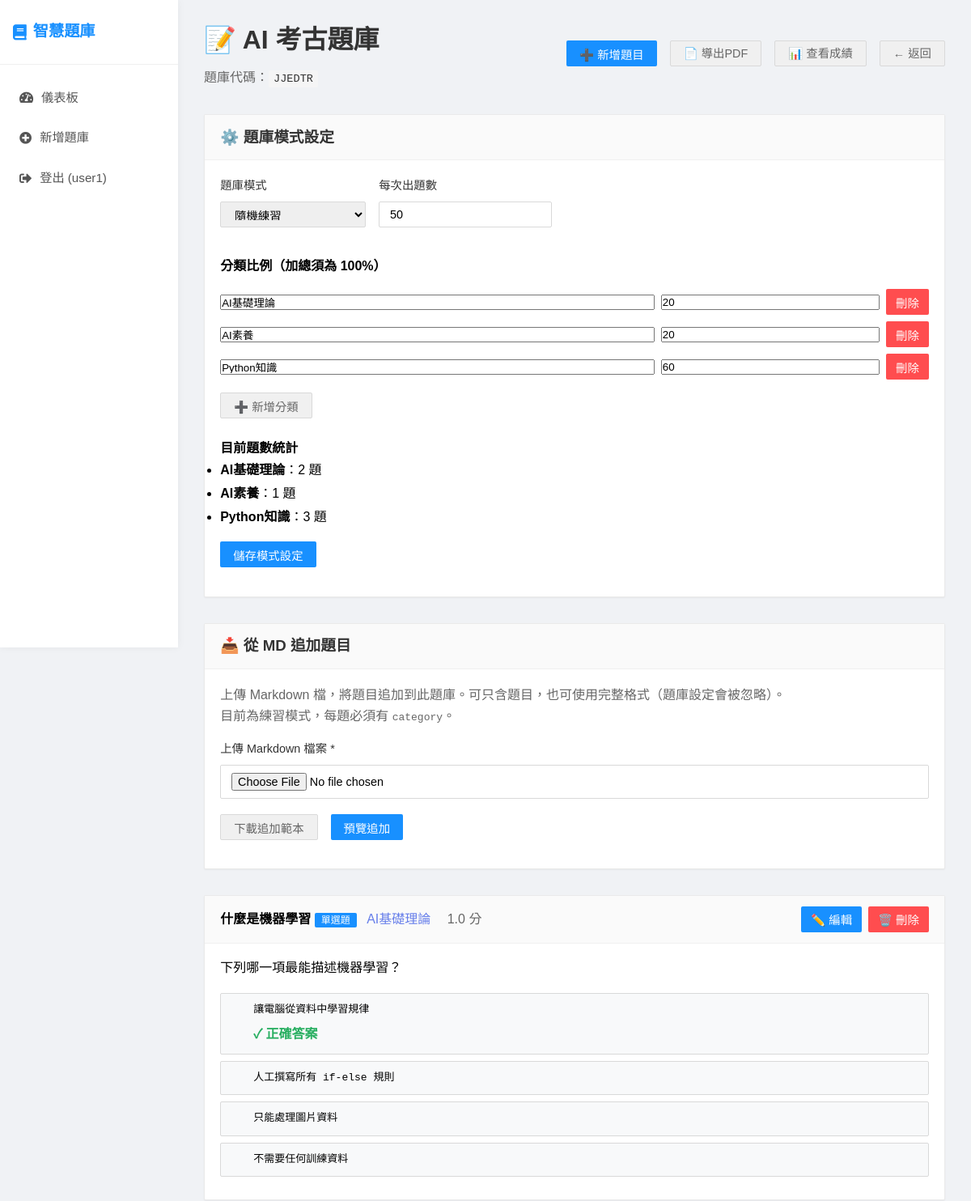
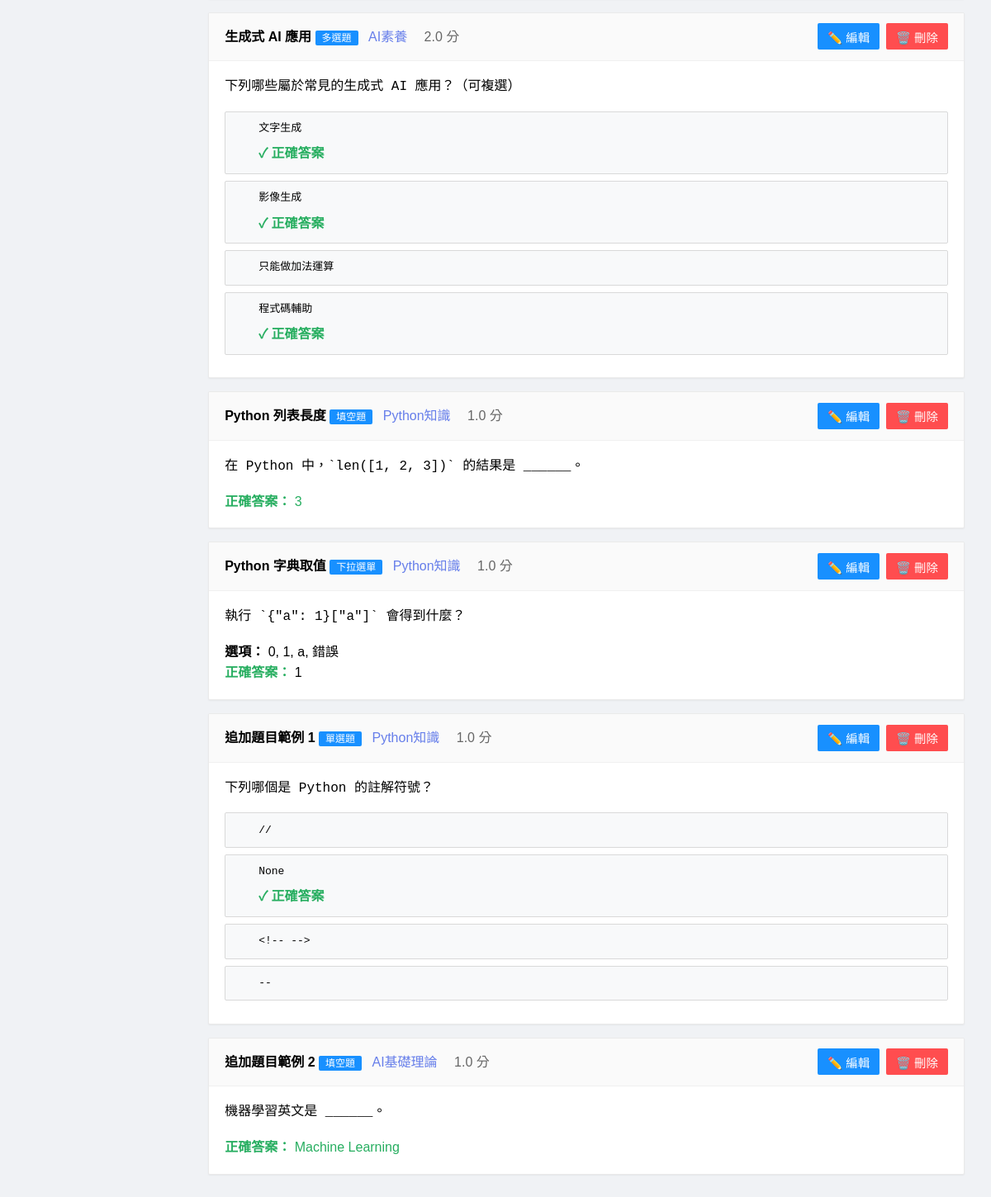
Page /quiz-bank/2 (signed in) on the committed database (2 pictures, top to bottom).
### app.py (models this page shows)
class User(UserMixin, db.Model):
    id = db.Column(db.Integer, primary_key=True)
    username = db.Column(db.String(80), unique=True, nullable=False)
    email = db.Column(db.String(120), unique=True, nullable=False)
    password_hash = db.Column(db.String(120), nullable=False)
    is_teacher = db.Column(db.Boolean, default=True)
    created_at = db.Column(db.DateTime, default=datetime.utcnow)
    quiz_banks = db.relationship('QuizBank', backref='owner', lazy=True)

class QuizBank(db.Model):
    id = db.Column(db.Integer, primary_key=True)
    title = db.Column(db.String(200), nullable=False)
    description = db.Column(db.Text)
    access_code = db.Column(db.String(10), unique=True, nullable=False)
    is_active = db.Column(db.Boolean, default=True)
    quiz_mode = db.Column(db.String(20), default='fixed')
    session_question_count = db.Column(db.Integer, default=10)
    category_ratios = db.Column(db.Text)
    created_at = db.Column(db.DateTime, default=datetime.utcnow)
    teacher_id = db.Column(db.Integer, db.ForeignKey('user.id'), nullable=False)
    questions = db.relationship('Question', backref='quiz_bank', lazy=True, cascade='all, delete-orphan')
    submissions = db.relationship('Submission', backref='quiz_bank', lazy=True)

class Question(db.Model):
    id = db.Column(db.Integer, primary_key=True)
    title = db.Column(db.String(200), nullable=False)
    question_text = db.Column(db.Text, nullable=False)
    question_type = db.Column(db.String(50), nullable=False)  # single_choice, multiple_choice, fill_blank, dropdown, parsons
    question_data = db.Column(db.Text)  # JSON格式儲存選項、正確答案等
    points = db.Column(db.Float, default=1)
    order_index = db.Column(db.Integer, default=0)
    category = db.Column(db.String(100))
    quiz_bank_id = db.Column(db.Integer, db.ForeignKey('quiz_bank.id'), nullable=False)
    created_at = db.Column(db.DateTime, default=datetime.utcnow)

### app.py (the view)
@app.route('/quiz-bank/<int:quiz_bank_id>')
@login_required
def manage_quiz_bank(quiz_bank_id):
    quiz_bank = QuizBank.query.get_or_404(quiz_bank_id)
    if quiz_bank.teacher_id != current_user.id:
        return redirect(url_for('teacher_dashboard'))
    questions = Question.query.filter_by(quiz_bank_id=quiz_bank_id).order_by(Question.order_index).all()
    category_stats = {}
    for question in questions:
        category = (question.category or '未分類').strip()
        category_stats[category] = category_stats.get(category, 0) + 1
    return render_template(
        'manage_quiz_bank.html',
        quiz_bank=quiz_bank,
        questions=questions,
        category_stats=category_stats,
        category_ratios=get_category_ratios(quiz_bank),
    )

### app.py (called while the page is built)
@app.template_filter('from_json')
def from_json_filter(value):
    try:
        return json.loads(value) if value else {}
    except:
        return {}

@app.template_global()
def get_question_type_name(question_type):
    type_names = {
        'single_choice': '單選題',
        'multiple_choice': '多選題',
        'fill_blank': '填空題',
        'dropdown': '下拉選單',
        'dropdown_fillblank': '下拉選單填空題',
        'parsons': '程式碼排序題'
    }
    return type_names.get(question_type, question_type)

@login_manager.user_loader
def load_user(user_id):
    return User.query.get(int(user_id))

### practice_utils.py (called while the page is built)
def get_category_ratios(quiz_bank):
    if not quiz_bank.category_ratios:
        return {}
    try:
        return json.loads(quiz_bank.category_ratios)
    except (json.JSONDecodeError, TypeError):
        return {}

### templates/manage_quiz_bank.html (shortened to what this page needs)
{% extends "base.html" %}
{% block content %}
<div>
    <div style="display: flex; justify-content: space-between; align-items: center; margin-bottom: 2rem;">
        <div>
            <h1 style="color: #333; margin-bottom: 0.5rem;">📝 {{ quiz_bank.title }}</h1>
            <p style="color: #666;">題庫代碼：<span class="access-code">{{ quiz_bank.access_code }}</span></p>
        </div>
        <div style="display: flex; gap: 1rem;">
            <button onclick="showAddQuestionModal()" class="btn">➕ 新增題目</button>
            <a href="{{ url_for('export_quiz_bank_pdf', quiz_bank_id=quiz_bank.id) }}" class="btn btn-secondary" title="導出題庫為PDF文件">📄 導出PDF</a>
            <a href="{{ url_for('view_submissions_page', quiz_bank_id=quiz_bank.id) }}" class="btn btn-secondary">📊 查看成績</a>
            <a href="{{ url_for('teacher_dashboard') }}" class="btn btn-secondary">← 返回</a>
        </div>
    </div>
    <div class="card" style="margin-bottom: 2rem;">
        <div class="card-header">
            <h3 style="margin: 0;">⚙️ 題庫模式設定</h3>
        </div>
        <div class="card-body">
            <div style="display: flex; gap: 1rem; flex-wrap: wrap; margin-bottom: 1rem;">
                <div class="form-group" style="min-width: 180px;">
                    <label for="quiz-mode">題庫模式</label>
                    <select id="quiz-mode">
                        <option value="practice" {% if quiz_bank.quiz_mode == 'practice' %}selected{% endif %}>隨機練習</option>
                    </select>
                </div>
                <div class="form-group" style="min-width: 180px;">
                    <label for="session-question-count">每次出題數</label>
                    <input type="number" id="session-question-count" min="1" value="{{ quiz_bank.session_question_count or 10 }}">
                </div>
            </div>
            <div id="practice-config-section" style="{% if quiz_bank.quiz_mode != 'practice' %}display: none;{% endif %}">
                <h4 style="margin-bottom: 1rem;">分類比例（加總須為 100%）</h4>
                <div id="ratio-rows"></div>
                <button type="button" class="btn btn-secondary" onclick="addRatioRow()" style="margin-top: 0.5rem;">➕ 新增分類</button>
                {% if category_stats %}
                <div style="margin-top: 1.5rem;">
                    <h4>目前題數統計</h4>
                    <ul style="line-height: 1.8;">
                        {% for category, count in (category_stats or {}).items() %}
                        <li><strong>{{ category }}</strong>：{{ count }} 題</li>
                        {% endfor %}
                    </ul>
                </div>
                {% endif %}
            </div>
            <button type="button" class="btn" onclick="savePracticeConfig()" style="margin-top: 1rem;">儲存模式設定</button>
        </div>
    </div>
    <div class="card" style="margin-bottom: 2rem;">
        <div class="card-header">
            <h3 style="margin: 0;">📥 從 MD 追加題目</h3>
        </div>
        <div class="card-body">
            <p style="color: #666; margin-bottom: 1rem;">
                上傳 Markdown 檔，將題目追加到此題庫。可只含題目，也可使用完整格式（題庫設定會被忽略）。
                {% if quiz_bank.quiz_mode == 'practice' %}
                <br>目前為練習模式，每題必須有 <code>category</code>。
                {% endif %}
            </p>
            <div class="form-group">
                <label for="append-md-file">上傳 Markdown 檔案 *</label>
                <input type="file" id="append-md-file" accept=".md,text/markdown">
            </div>
            <div style="display: flex; gap: 1rem; margin-bottom: 1rem; flex-wrap: wrap;">
                <button type="button" class="btn btn-secondary" onclick="downloadAppendTemplate()">下載追加範本</button>
                <button type="button" class="btn" onclick="previewAppendImport()">
                    <span id="append-preview-text">預覽追加</span>
                </button>
            </div>
        </div>
    </div>
    <div id="questions-container">
        {% if questions %}
            {% for question in questions %}
            <div class="question-item" data-question-id="{{ question.id }}">
                <div class="question-header">
                    <div>
                        <strong>{{ question.title }}</strong>
                        <span class="question-type-badge">{{ get_question_type_name(question.question_type) }}</span>
                        {% if question.category %}
                        <span style="color: #667eea; margin-left: 0.5rem;">{{ question.category }}</span>
                        {% endif %}
                        <span style="color: #666; margin-left: 1rem;">{{ question.points }} 分</span>
                    </div>
                    <div style="display: flex; gap: 0.5rem;">
                        <button onclick="editQuestion({{ question.id }})" class="btn" style="padding: 6px 12px;">✏️ 編輯</button>
                        <button onclick="deleteQuestion({{ question.id }})" class="btn btn-danger" style="padding: 6px 12px;">🗑️ 刪除</button>
                    </div>
                </div>
                <div class="question-content">
                    <p style="white-space: pre-wrap; font-family: Consolas, monospace;">{{ question.question_text | trim }}</p>
                    {% if question.question_data %}
                        {% set data = question.question_data | from_json %}
                        {% if question.question_type in ['single_choice', 'multiple_choice'] %}
                            <div style="margin-top: 1rem;">
                                {% for option in data.options %}
                                <div class="option" style="background: #f8f9fa;">
                                    <div class="option-text">{{ option }}</div>
                                    {% if (question.question_type == 'single_choice' and option == data.correct_answer) or
                                           (question.question_type == 'multiple_choice' and option in data.correct_answers) %}
                                    <div class="option-correct">✓ 正確答案</div>
                                    {% endif %}
                                </div>
                                {% endfor %}
                            </div>
                        {% elif question.question_type == 'fill_blank' %}
                            <div style="margin-top: 1rem; color: #27ae60;">
                                <strong>正確答案：</strong> {{ data.correct_answer }}
                            </div>
                        {% elif question.question_type == 'dropdown' %}
                            <div style="margin-top: 1rem;">
                                <strong>選項：</strong> {{ data.options | join(', ') }}<br>
                                <strong style="color: #27ae60;">正確答案：</strong> {{ data.correct_answer }}
                            </div>
                        {% endif %}
                    {% endif %}
                </div>
            </div>
            {% endfor %}
        {% else %}
            <div style="text-align: center; padding: 3rem; background: #f8f9fa; border-radius: 10px;">
                <h3 style="color: #666; margin-bottom: 1rem;">📝 還沒有題目</h3>
                <p style="color: #888; margin-bottom: 2rem;">開始建立您的第一個題目吧！</p>
                <button onclick="showAddQuestionModal()" class="btn">➕ 新增題目</button>
            </div>
        {% endif %}
    </div>
</div>
{% endblock %}

### templates/base.html (shortened to what this page needs)
<!DOCTYPE html>
<html lang="zh-TW">
<head>
    <link rel="stylesheet" href="{{ url_for('static', filename='css/style.css') }}">
    <link rel="stylesheet" href="https://cdnjs.cloudflare.com/ajax/libs/font-awesome/5.15.4/css/all.min.css">
</head>
<body>
    <div class="container">
        <nav class="navbar">
            <h1><i class="fas fa-book"></i> 智慧題庫</h1>
            <div class="nav-links">
                {% if current_user.is_authenticated %}
                    <a href="{{ url_for('teacher_dashboard') }}" class="{{ 'active' if request.endpoint == 'teacher_dashboard' else '' }}">
                        <i class="fas fa-tachometer-alt"></i> 儀表板
                    </a>
                    <a href="{{ url_for('create_quiz_bank') }}" class="{{ 'active' if request.endpoint == 'create_quiz_bank' else '' }}">
                        <i class="fas fa-plus-circle"></i> 新增題庫
                    </a>
                    <a href="{{ url_for('logout') }}">
                        <i class="fas fa-sign-out-alt"></i> 登出 ({{ current_user.username }})
                    </a>
                {% endif %}
            </div>
        </nav>
        <div class="content">
            {% block content %}{% endblock %}
        </div>
    </div>
</body>
</html>

### static/css/style.css (style rules this page uses)
* { margin: 0; padding: 0; box-sizing: border-box; }
body { font-family: 'Microsoft JhengHei', Consolas, sans-serif; line-height: 1.6; background: #f0f2f5; min-height: 100vh; }
.container { display: flex; min-height: 100vh; }
.navbar { width: 220px; background: #fff; color: #333; box-shadow: 0 0 10px rgba(0,0,0,0.05); display: flex; flex-direction: column; padding: 0; position: fixed; height: 100vh; z-index: 100; }
.navbar h1 { font-size: 1.2rem; font-weight: bold; padding: 1.5rem 1rem; color: #1890ff; border-bottom: 1px solid #f0f0f0; margin: 0; display: flex; align-items: center; gap: 8px; }
.navbar .nav-links { display: flex; flex-direction: column; padding: 1rem 0; }
.navbar a { color: #555; text-decoration: none; padding: 0.8rem 1.5rem; transition: all 0.3s; display: flex; align-items: center; gap: 10px; font-size: 0.95rem; }
.content { flex: 1; padding: 1.5rem 2rem; margin-left: 220px; background: #f0f2f5; }
.form-group { margin-bottom: 1.2rem; }
.form-group label { display: block; margin-bottom: 0.5rem; font-weight: 500; color: #333; font-size: 0.9rem; }
.form-group input, .form-group textarea, .form-group select { width: 100%; padding: 0.5rem 0.8rem; border: 1px solid #d9d9d9; border-radius: 2px; font-size: 0.9rem; transition: all 0.2s; height: 32px; }
.form-group input[type="file"] { height: auto; min-height: 42px; padding: 0.55rem 0.8rem; line-height: 1.4; cursor: pointer; }
.btn { display: inline-flex; align-items: center; justify-content: center; padding: 0.5rem 1rem; background: #1890ff; color: white; text-decoration: none; border: none; border-radius: 2px; cursor: pointer; font-size: 0.9rem; font-weight: 500; transition: all 0.2s; height: 32px; gap: 5px; }
.btn-secondary { background: #f0f0f0; color: #666; border: 1px solid #d9d9d9; }
.btn-danger { background: #ff4d4f; }
.card { background: white; border-radius: 2px; box-shadow: 0 1px 2px rgba(0,0,0,0.05); margin-bottom: 1rem; overflow: hidden; transition: all 0.3s; border: 1px solid #eaeaea; }
.card-header { background: #fafafa; color: #333; padding: 0.8rem 1.2rem; font-weight: 500; border-bottom: 1px solid #f0f0f0; display: flex; justify-content: space-between; align-items: center; }
.card-body { padding: 1.2rem; }
.access-code { background: #f5f5f5; padding: 3px 6px; border-radius: 2px; font-family: Consolas, monospace; font-weight: 500; color: #333; font-size: 0.85rem; }
.question-item { border: 1px solid #eaeaea; border-radius: 2px; margin-bottom: 1rem; overflow: hidden; background: white; box-shadow: 0 1px 2px rgba(0,0,0,0.05); }
.question-header { background: #fafafa; padding: 0.8rem 1.2rem; border-bottom: 1px solid #f0f0f0; display: flex; justify-content: space-between; align-items: center; }
.question-content { padding: 1.2rem; }
.question-type-badge { background: #1890ff; color: white; padding: 2px 8px; border-radius: 2px; font-size: 0.75rem; }
.option { margin: 0.5rem 0; padding: 0.7rem 1rem; border: 1px solid #d9d9d9; border-radius: 2px; cursor: pointer; transition: all 0.2s; position: relative; }
.option-text { display: block; white-space: pre !important; font-family: Consolas, monospace !important; font-size: 13px !important; line-height: 1.4 !important; padding-left: 1.5rem; text-indent: 0 !important; margin-left: 0 !important; overflow-x: auto; }
.option-correct { display: block; color: #27ae60; font-weight: bold; margin-top: 0.5rem; padding-left: 1.5rem; }

### rows in the picture
User: username "user1"
QuizBank: title "AI 考古題庫", access_code "JJEDTR", quiz_mode "隨機練習", session_question_count "50"
Question: category "AI基礎理論", count "2", title "什麼是機器學習", question_type "單選題", points "1.0", question_text "下列哪一項最能描述機器學習？", options "讓電腦從資料中學習規律" "人工撰寫所有 if-else 規則" "只能處理圖片資料" "不需要任何訓練資料"
Question: category "AI素養", count "1", title "生成式 AI 應用", question_type "多選題", points "2.0", question_text "下列哪些屬於常見的生成式 AI 應用？（可複選）", options "文字生成" "影像生成" "只能做加法運算" "程式碼輔助"
Question: category "Python知識", order_index "3", title "Python 列表長度", question_type "填空題", points "1.0", question_text "在 Python 中，`len([1, 2, 3])` 的結果是 ______。", correct_answer "3"
Question: title "Python 字典取值", question_type "下拉選單", category "Python知識", points "1.0", question_text "執行 `{\"a\": 1}[\"a\"]` 會得到什麼？", options "0, 1, a, 錯誤", correct_answer "1"
Question: title "追加題目範例 1", question_type "單選題", category "Python知識", points "1.0", question_text "下列哪個是 Python 的註解符號？", options "//" "None" "<!-- -->" "--"
Question: title "追加題目範例 2", question_type "填空題", category "AI基礎理論", points "1.0", question_text "機器學習英文是 ______。", correct_answer "Machine Learning"
